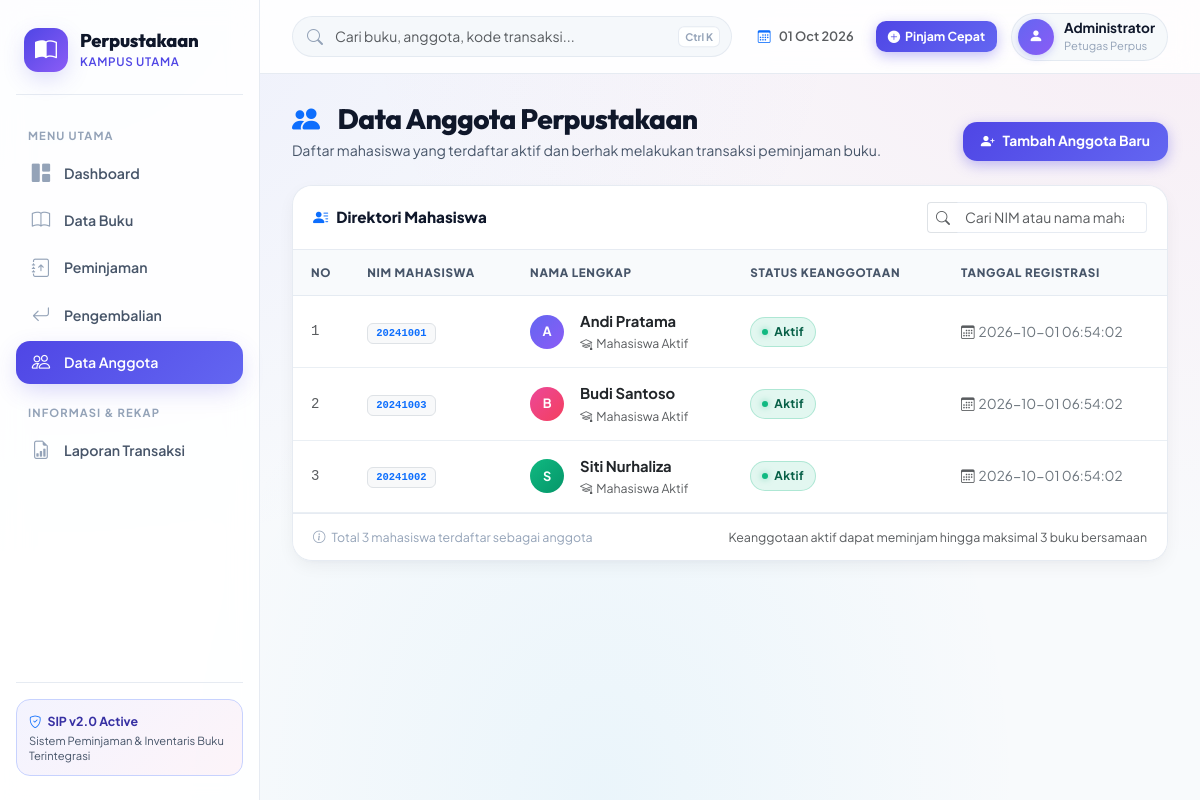
The page /anggota on the database its author committed.
### tables this page shows
CREATE TABLE anggota (
    id INT AUTO_INCREMENT PRIMARY KEY,
    nim VARCHAR(20) NOT NULL UNIQUE,
    nama VARCHAR(100) NOT NULL,
    created_at TIMESTAMP DEFAULT CURRENT_TIMESTAMP
);

### app/Core/Controller.php (called while the page is built, shortened)
<?php
abstract class Controller
{
    protected function view(string $view, array $data = []): void
    {
        extract($data);
        $viewFile = __DIR__ . '/../Views/' . $view . '.php';
        require $viewFile;
        require __DIR__ . '/../Views/layouts/main.php';
    }
}

### app/Controllers/AnggotaController.php (called while the page is built, shortened)
<?php
class AnggotaController extends Controller
{
    private AnggotaService $service;
    public function __construct()
    {
        $this->service = new AnggotaService();
    }
    public function index(): void
    {
        $this->view('anggota/index', [
            'title' => 'Data Anggota',
            'daftarAnggota' => $this->service->getAll(),
        ]);
    }
}

### public/index.php (called while the page is built, shortened)
<?php
$routes = require BASE_PATH . '/routes/web.php';
try {
    (new Router($routes))->dispatch();
} catch (\Throwable $e) {
    Logger::error('Unhandled exception: ' . $e->getMessage());
    http_response_code(500);
    echo 'Terjadi kesalahan pada server. Silakan coba lagi.';
}

### app/Repositories/AnggotaRepository.php (called while the page is built, shortened)
<?php
class AnggotaRepository
{
    private PDO $db;
    public function __construct()
    {
        $this->db = Database::getInstance();
    }
    public function all(): array
    {
        return $this->db->query('SELECT * FROM anggota ORDER BY nama ASC')->fetchAll();
    }
}

### app/Services/AnggotaService.php (called while the page is built, shortened)
<?php
class AnggotaService
{
    private AnggotaRepository $repo;
    public function __construct()
    {
        $this->repo = new AnggotaRepository();
    }
    public function getAll(): array
    {
        return $this->repo->all();
    }
}

### app/Views/anggota/index.php (the view, shortened to what this page needs)
<div class="page-heading">
  <div>
    <h1><i class="bi bi-people-fill text-primary me-2"></i>Data Anggota Perpustakaan</h1>
    <p>Daftar mahasiswa yang terdaftar aktif dan berhak melakukan transaksi peminjaman buku.</p>
  </div>
  <div class="page-heading-actions">
    <a href="<?= BASE_URL ?>/anggota/create" class="btn btn-primary">
      <i class="bi bi-person-plus-fill"></i> Tambah Anggota Baru
    </a>
  </div>
</div>
<div class="card">
  <div class="table-toolbar">
    <div class="table-toolbar-title">
      <i class="bi bi-person-lines-fill text-primary"></i> Direktori Mahasiswa
    </div>
    <div class="table-search-input">
      <div class="input-group input-group-sm">
        <span class="input-group-text bg-white border-end-0"><i class="bi bi-search text-muted"></i></span>
        <input class="form-control border-start-0" type="search" id="memberSearchInput" placeholder="Cari NIM atau nama mahasiswa..." oninput="filterMemberTable(this)">
      </div>
    </div>
  </div>
  <div class="table-responsive">
    <table class="table align-middle" id="memberTable">
      <thead>
        <tr>
          <th style="width: 50px;">No</th>
          <th>NIM Mahasiswa</th>
          <th>Nama Lengkap</th>
          <th>Status Keanggotaan</th>
          <th>Tanggal Registrasi</th>
        </tr>
      </thead>
      <tbody>
        <?php if (empty($daftarAnggota)): ?>
          <tr>
            <td colspan="5" class="empty-state">
              <i class="bi bi-people empty-state-icon"></i>
              <h5>Belum Ada Data Anggota</h5>
              <p class="text-muted">Silakan daftarkan mahasiswa baru agar dapat melakukan peminjaman buku.</p>
              <a href="<?= BASE_URL ?>/anggota/create" class="btn btn-sm btn-primary mt-2">
                <i class="bi bi-plus-lg"></i> Tambah Anggota Sekarang
              </a>
            </td>
          </tr>
        <?php else: ?>
          <?php
          $colors = [
            'linear-gradient(135deg, #6366f1, #8b5cf6)',
            'linear-gradient(135deg, #ec4899, #f43f5e)',
            'linear-gradient(135deg, #10b981, #059669)',
            'linear-gradient(135deg, #f59e0b, #d97706)',
            'linear-gradient(135deg, #0ea5e9, #0284c7)'
          ];
          $no = 1;
          foreach ($daftarAnggota as $idx => $a):
            $color = $colors[$idx % count($colors)];
          ?>
            <tr data-searchable>
              <td class="text-muted font-monospace"><?= $no++ ?></td>
              <td>
                <span class="badge bg-light text-primary border font-monospace px-2 py-1">
                  <?= htmlspecialchars($a['nim']) ?>
                </span>
              </td>
              <td>
                <div class="d-flex align-items-center gap-3">
                  <div class="avatar-chip" style="background: <?= $color ?>;">
                    <?= strtoupper(substr($a['nama'] ?? 'M', 0, 1)) ?>
                  </div>
                  <div>
                    <div class="fw-bold text-dark" style="font-size: 0.925rem;">
                      <?= htmlspecialchars($a['nama']) ?>
                    </div>
                    <small class="text-muted"><i class="bi bi-mortarboard me-1"></i>Mahasiswa Aktif</small>
                  </div>
                </div>
              </td>
              <td>
                <span class="badge-status badge-status-success">Aktif</span>
              </td>
              <td>
                <span class="text-secondary" style="font-size: 0.85rem;">
                  <i class="bi bi-calendar3 me-1 text-muted"></i><?= htmlspecialchars($a['created_at'] ?? '-') ?>
                </span>
              </td>
            </tr>
          <?php endforeach; ?>
        <?php endif; ?>
      </tbody>
    </table>
  </div>
  <div class="table-footer">
    <span><i class="bi bi-info-circle me-1"></i> Total <?= count($daftarAnggota) ?> mahasiswa terdaftar sebagai anggota</span>
    <span class="text-muted">Keanggotaan aktif dapat meminjam hingga maksimal 3 buku bersamaan</span>
  </div>
</div>

### rows shown on the page
anggota: nim "20241001", nama "A", nama "Andi Pratama", created_at "2026-10-01 06:54:02"
anggota: nim "20241003", nama "B", nama "Budi Santoso", created_at "2026-10-01 06:54:02"
anggota: nim "20241002", nama "S", nama "Siti Nurhaliza", created_at "2026-10-01 06:54:02"

### other values the page prints
count($daftarAnggota) "3"
